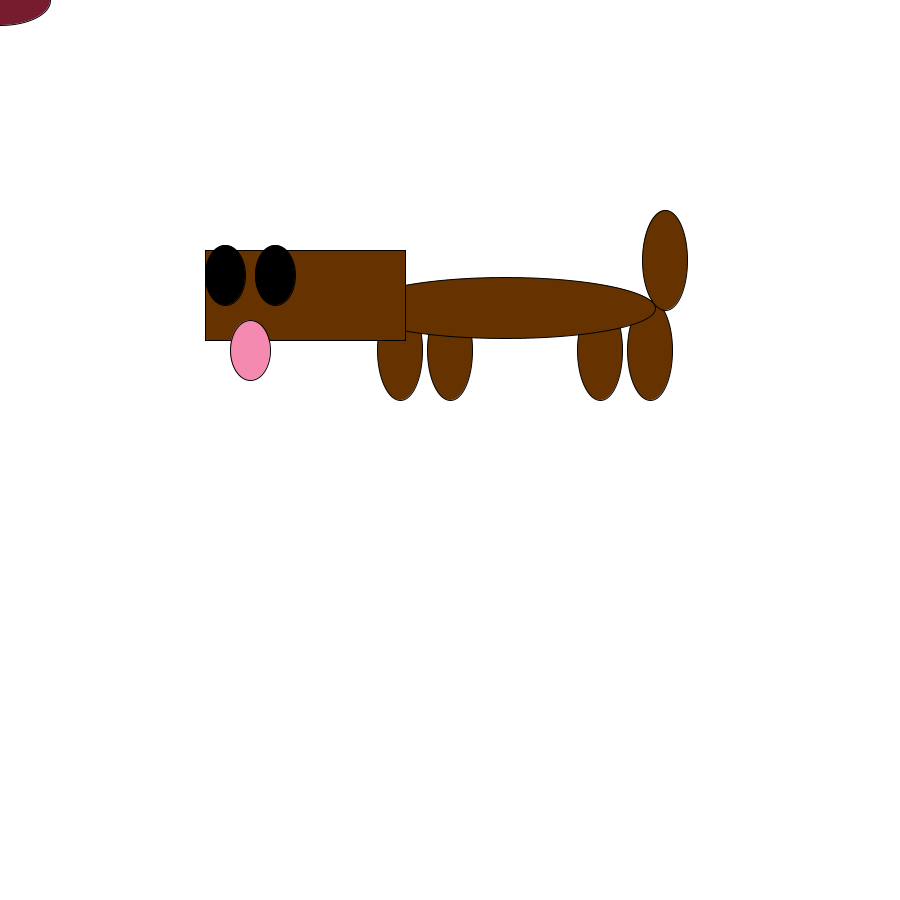
Frame 1 (no input)
Frame 60 (the mouse pressed at the canvas centre just before this capture): identical to frame 1, image omitted
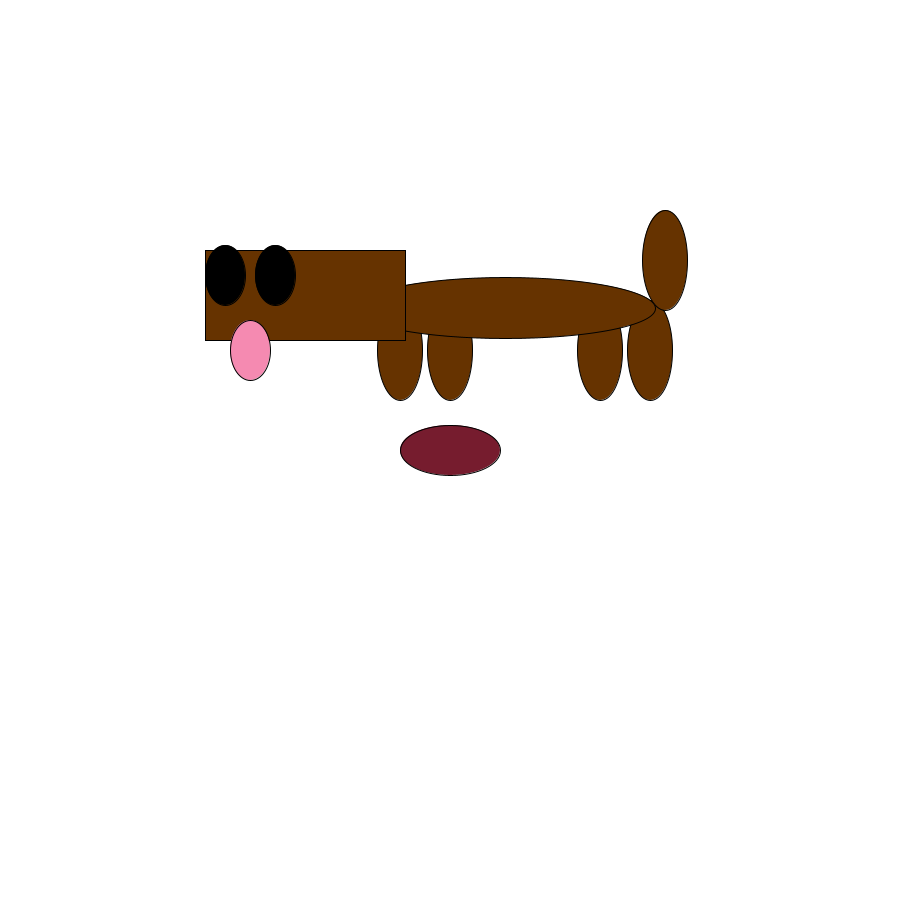
Frame 120 (the mouse held since frame 60 and released just before this capture)

The Processing sketch that drew these frames (run headless with seeded random() and noise(); from frame 60 on, the mouse is pressed at the canvas centre):

// Processing sketch: Dog_project
// ── Dog_project.pde
int diameter = 1;
void setup() {
  size (900,900);
rect(205, 250, 200, 90);

}
void draw() {
  background(255);
  if (mousePressed == true && mouseX >205 && mouseX < 405
    && mouseY > 250 && mouseY <340) { 
      diameter = diameter + 1;
       ellipse(505,308,diameter+300,diameter+60); //body
    }
  ellipseMode(CENTER);
  fill(102,51,0); //brown
  ellipse(400,350,45,100); //leg 1
  ellipse(650,350,45,100); //leg 4
  ellipse(450,350,45,100); //leg 2
  ellipse(600,350,45,100); //leg 3
  ellipse(665,260,45,100); //tail
  ellipse(505,308,diameter+300,diameter+60); //body
  rect(205, 250, 200, 90); //head
  fill(0); //black
  ellipse( 225,275,40,60); //eye left
  ellipse( 275,275,40,60); //eye right
  fill(245,138,177); //pink
  ellipse( 250,350,40,60); //mouth
  fill(118,28,46); //food
  ellipse(pmouseX, pmouseY, 100,50); //follow food
  
  
  
}
